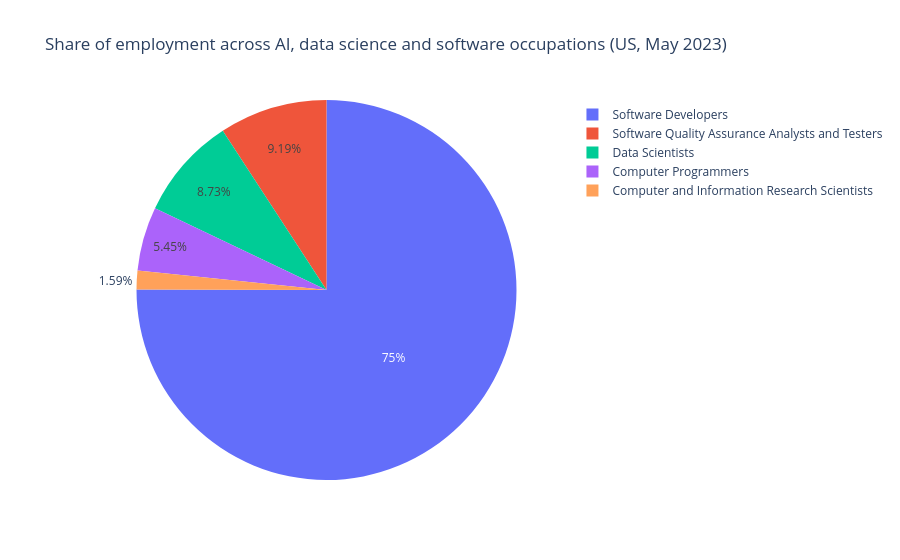

Write notebook code for a chart like this one.
### Code cell
fig_pie = px.pie(
    national_fields,
    names = "OCC_TITLE", 
    values = "TOT_EMP",
    title = "Share of employment across AI, data science and software occupations (US, May 2023)",
    labels = {"TOT_EMP" : "Number of employees ", "OCC_TITLE": "Field", "A_MEDIAN" : "Median pay"},
    hover_data = ["A_MEDIAN"]
)
fig_pie.show()

### Figure 1 — Plotly figure (JSON) as saved in the notebook; plotly's stock layout.template omitted (floating-point values rounded to 4 significant figures)
{"data": [{"customdata": [[145080], [99700], [132270], [101800], [108020]], "domain": {"x": [0, 1], "y": [0, 1]}, "hovertemplate": "Field=%{label}<br>Number of employees =%{value}<br>Median pay=%{customdata[0]}<extra></extra>", "labels": ["Computer and Information Research Scientists", "Computer Programmers", "Software Developers", "Software Quality Assurance Analysts and Testers", "Data Scientists"], "legendgroup": "", "name": "", "showlegend": true, "type": "pie", "values": [35210, 120370, 1656880, 203040, 192710]}], "layout": {"legend": {"tracegroupgap": 0}, "title": {"text": "Share of employment across AI, data science and software occupations (US, May 2023)"}}}
